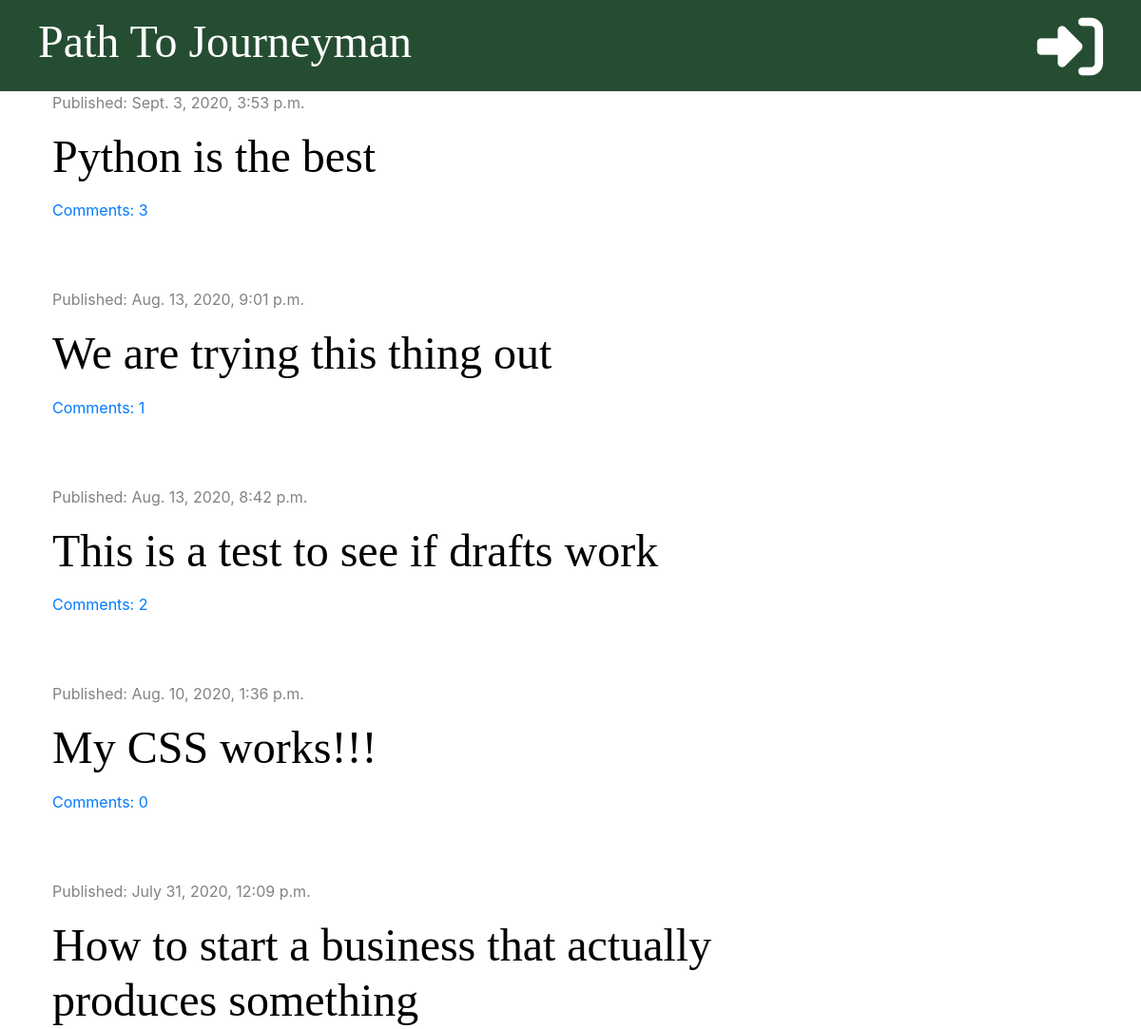
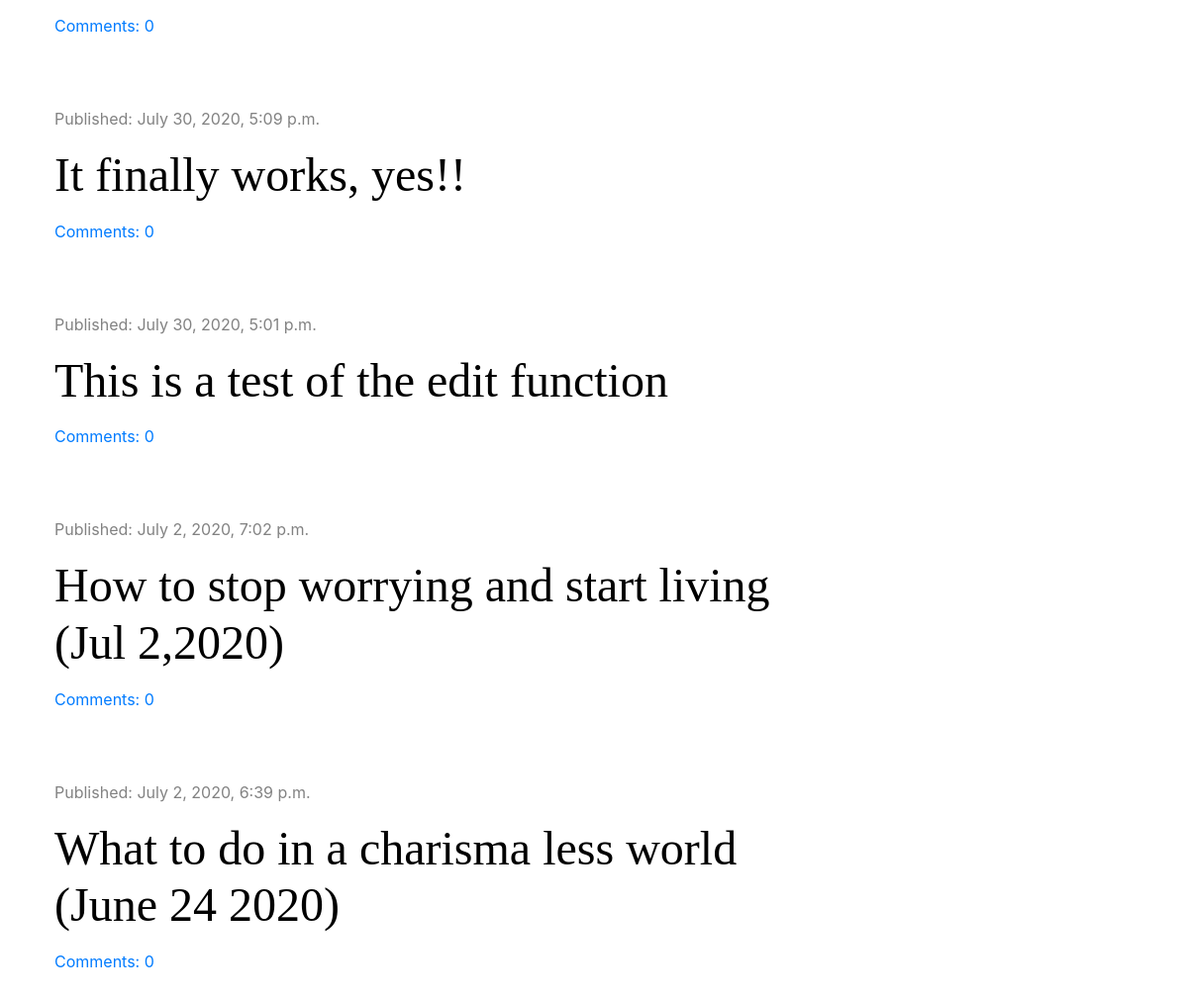
The app's page /, older data (2 pictures, top to bottom).
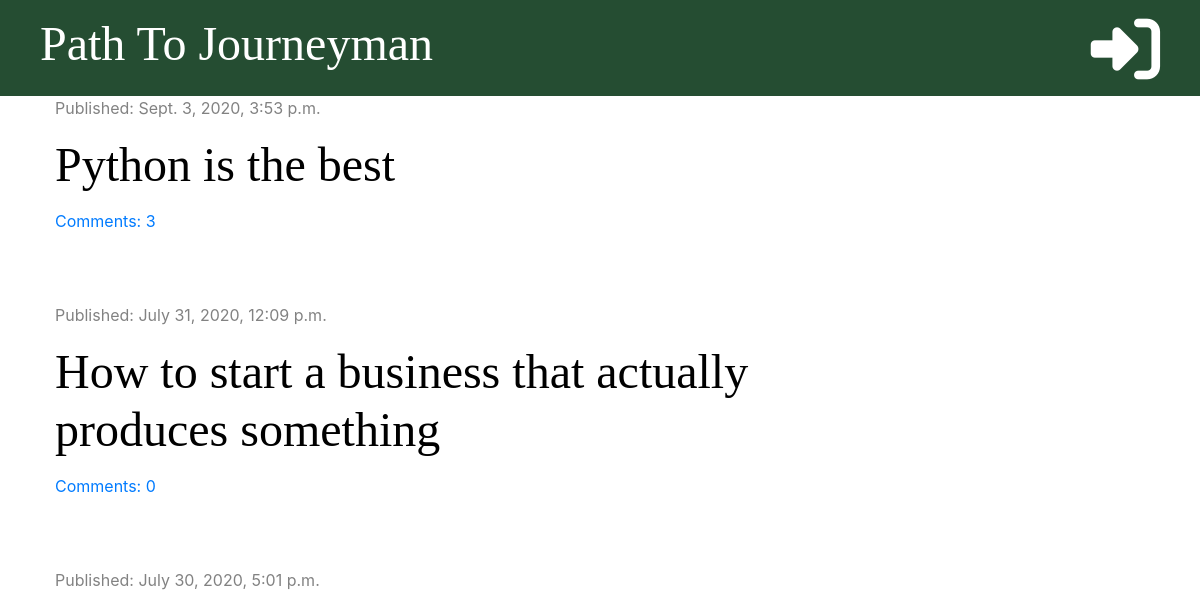
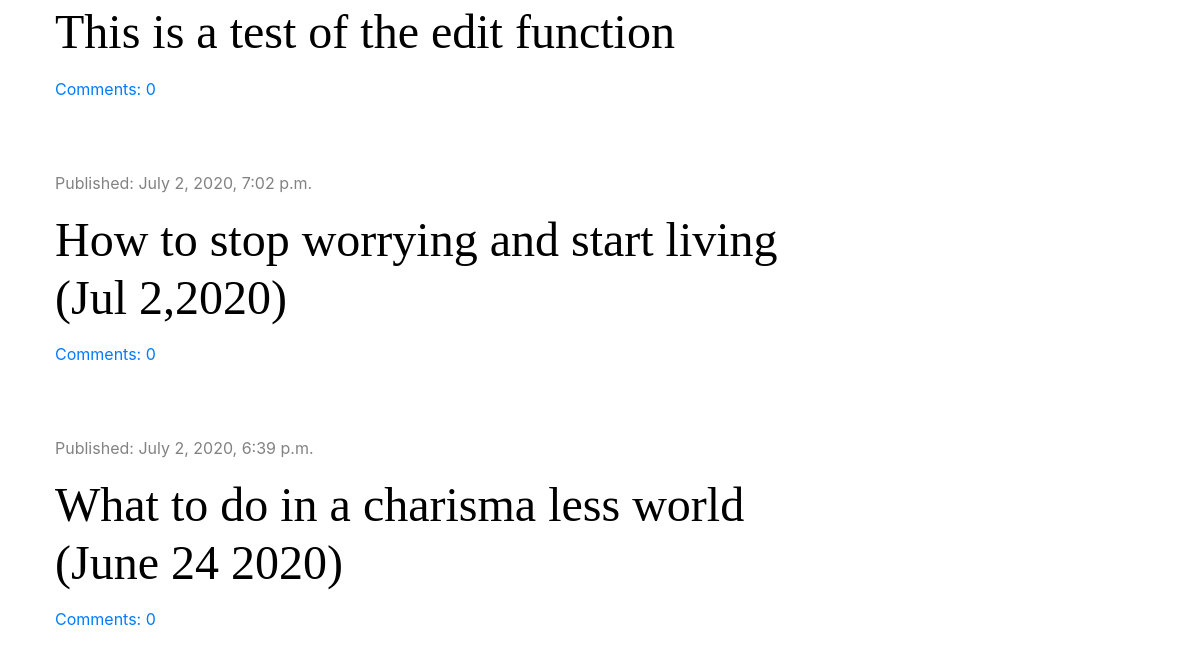
The same page, newer data (2 pictures, top to bottom).
### blog/models.py (models this page shows, shortened)
class Post(models.Model):
    author = models.ForeignKey('auth.User', on_delete=models.CASCADE)
    title = models.CharField(max_length=200)
    text = models.TextField()
    created_date = models.DateTimeField(default=timezone.now)
    published_date = models.DateTimeField(blank=True, null=True)
    def approved_comments(self):
        return self.comments.filter(approved=True)

### blog/views.py (the view)
# urls.py: path('', views.post_list, name='post_list'),
def post_list(request):
    posts = Post.objects.filter(published_date__lte=timezone.now()).order_by('-published_date')
    stuff_for_frontend = {'posts': posts}
    return render(request, 'blog/post_list.html', stuff_for_frontend)

### blog/templatetags/markdownify.py (called while the page is built)
@register.filter
def markdown(value):
    renderer = HighlightRenderer()
    markdown = mistune.Markdown(renderer=renderer)
    return markdown(value)

### blog/templates/blog/post_list.html (shortened to what this page needs)
{% extends 'blog/base.html' %}
{% load markdownify %}
{% block content %}
    {% for post in posts %}
        <div class="post">
            <div class="date">
                <p>Published: {{ post.published_date }}</p>
            </div>
            <h1><a href="{% url 'post_detail' pk=post.pk %}">{{ post.title }}</a></h1>
            <a href="{% url 'post_detail' pk=post.pk %}">Comments: {{ post.approved_comments.count }}</a>
        </div>
    {% endfor %}
{% endblock %}

Row changes from the older to the newer data that the page shows:
removed Post: published_date "Aug. 13, 2020, 9:01 p.m.", title "We are trying this thing out", approved_comments.count "1"
removed Post: published_date "Aug. 13, 2020, 8:42 p.m.", title "This is a test to see if drafts work", approved_comments.count "2"
removed Post: published_date "Aug. 10, 2020, 1:36 p.m.", title "My CSS works!!!", approved_comments.count "0"
removed Post: published_date "July 30, 2020, 5:09 p.m.", title "It finally works, yes!!", approved_comments.count "0"
